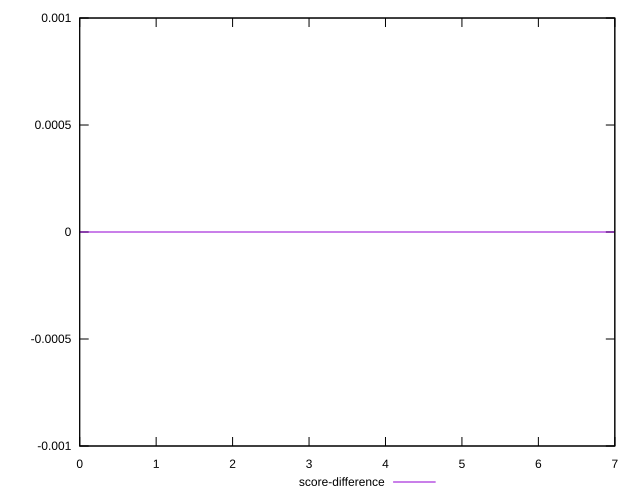

The script that saved this image:
reset

$scoreDifference <<EOF
0 0
1 0
2 0
3 0
4 0
5 0
6 0
7 0
EOF

set key outside below
set xrange [0:7]
set yrange [-0.001:0.001]
set trange [-0.001:0.001]
set terminal svg size 640, 500 enhanced background rgb 'white'
set output "report/report_00029_2021-02-24T13-36-40.390Z/speed-index/samples/astro/score-difference/sorted.svg"

plot $scoreDifference title "score-difference" with line

reset
